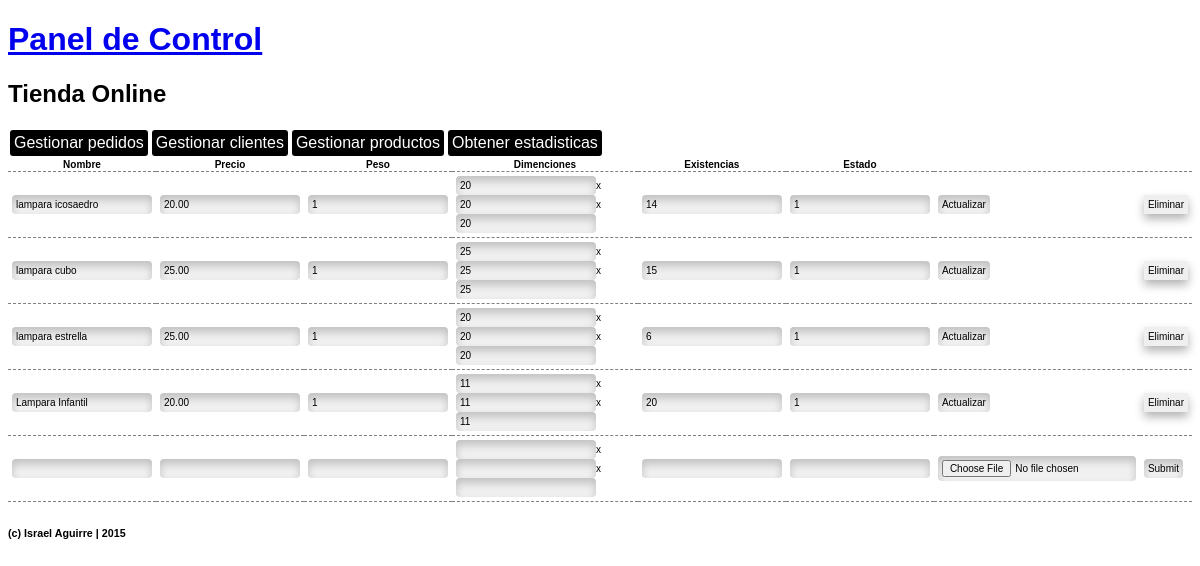
Page /admin/productos.php on the committed database.
### tables this page shows
CREATE TABLE IF NOT EXISTS `productos` (
`id` int(100) NOT NULL,
  `nombre` varchar(255) DEFAULT NULL,
  `descripcion` varchar(255) DEFAULT NULL,
  `precio` decimal(30,2) DEFAULT NULL,
  `peso` int(255) DEFAULT NULL,
  `longitud` int(255) DEFAULT NULL,
  `anchura` int(255) DEFAULT NULL,
  `altura` int(255) DEFAULT NULL,
  `existencias` int(255) DEFAULT NULL,
  `activado` tinyint(1) DEFAULT NULL
);

### admin/productos.php (the view, shortened to what this page needs)
<?php include 'cabecera.inc' ?>
<?php include '../php/config.inc'; ?>
<table>
<?php
	$conn = mysqli_connect($servidor,$usuario,$contrasena,$baseDatos);
	$consulta = "SELECT * FROM productos";
	$resultado = mysqli_query($conn,$consulta);
	echo "<thead><th>Nombre</th><th>Precio</th><th>Peso</th><th>Dimenciones</th><th>Existencias</th><th>Estado</th><th></th><th></th></thead>";
	while($item = mysqli_fetch_array($resultado)){
		echo '<tr>';
			echo'<form action="actualizarproducto.php?id='.$item['id'].'" method="post">
					 <td><input type="text" name="nombre" value="'.$item['nombre'].'"></td>
					 <td><input type="text" name="precio" value="'.$item['precio'].'"></td>
					 <td><input type="text" name="peso" value="'.$item['peso'].'"></td>
					 <td><input type="text" name="longitud" value="'.$item['longitud'].'">x
					     <input type="text" name="anchura" value="'.$item['anchura'].'">x
					     <input type="text" name="altura" value="'.$item['altura'].'"></td>
					 <td><input type="text" name="existencias" value="'.$item['existencias'].'"></td>
					 <td><input type="text" name="activado" value="'.$item['activado'].'"></td>
					 <td><input type="submit" value="Actualizar"></td>
				</form>
					 <td><a href="eliminarproducto.php?id='.$item['id'].'"><button>Eliminar</button></a></td>
			 </tr>';
	}
?>
<tr>
	<form action="nuevoproducto.php" method="post" enctype="multipart/form-data">
		<td><input type="text" name="nombre"></td>
		<td><input type="text" name="precio"></td>
		<td><input type="text" name="peso"></td>
		<td><input type="text" name="longitud">x
			<input type="text" name="anchura">x
			<input type="text" name="altura"></td>
		<td><input type="text" name="existencias"></td>
		<td><input type="text" name="activado"></td>
		<td><input type="file" name="imagen"></td>
		<td><input type="submit"></td>
	</form>
</tr>
</table>
<?php include 'piedepagina.inc' ?>

### admin/stylesADMIN.css (style rules this page uses)
body { font-family: arial; }
table { border-collapse: collapse; font-size: 10px; }
td { padding: 4px; }
tr { border-bottom: dashed gray 1px; }
input { border:0px; box-shadow: 0px 5px 8px rgba(0,0,0,0.2) inset; padding: 4px; background: rgb(240,240,240); border-radius: 4px; font-size: 10px; }
.btn, button { box-shadow: 0px 5px 10px rgba(0,0,0,0.3); border:0px; padding: 4px; font-size: 10px; }

### rows in the picture
productos: nombre "lampara icosaedro", precio "20.00", peso "1", longitud "20", anchura "20", altura "20", existencias "14", activado "1"
productos: nombre "lampara cubo", precio "25.00", peso "1", longitud "25", anchura "25", altura "25", existencias "15", activado "1"
productos: nombre "lampara estrella", precio "25.00", peso "1", longitud "20", anchura "20", altura "20", existencias "6", activado "1"
productos: nombre "Lampara Infantil", precio "20.00", peso "1", longitud "11", anchura "11", altura "11", existencias "20", activado "1"
